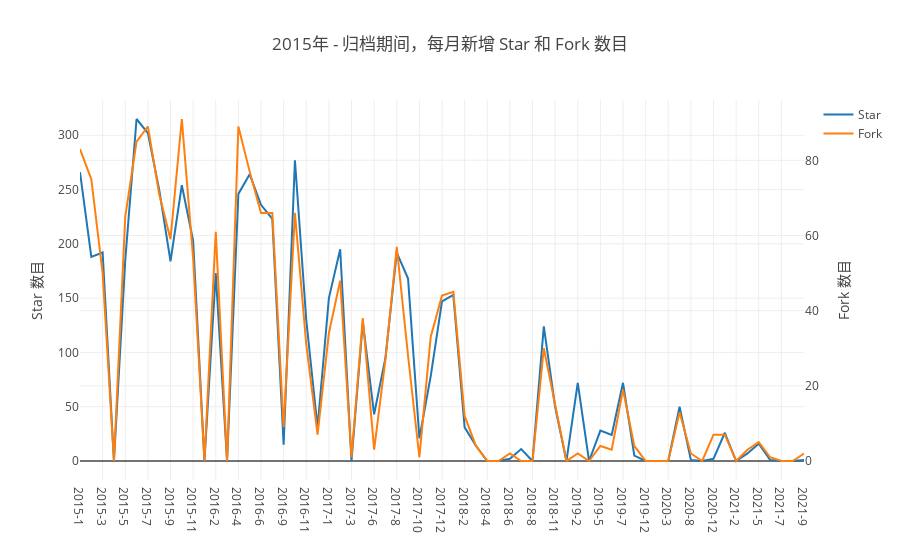

The notebook cell this image was saved under:
### Markdown cell above
## 1 每月新增 Star 和 Frok 的个数

### Code cell
Promise.all(years.map(y => {
    var q = `
    select t1.time as time1, t2.time as time2, stars, forks
    from 
    (select max(repo_stargazers_count)-min(repo_stargazers_count) as stars ,
    concat(toString(toYear(created_date)),'-',toString(toMonth(created_date))) as time
    from github_log.year${y} 
    where repo_id=${my_repo_id} and type in ('PullRequestEvent', 'PullRequestReviewCommentEvent')
    group by toYear(created_date),toMonth(created_date)
    order by toYear(created_date),toMonth(created_date)) t1
    
    FULL OUTER JOIN
    
    (select max(repo_forks_count)-min(repo_forks_count) as forks ,
    concat(toString(toYear(created_date)),'-',toString(toMonth(created_date))) as time
    from github_log.year${y} 
    where repo_id=${my_repo_id} and type in ('PullRequestEvent', 'PullRequestReviewCommentEvent')
    group by toYear(created_date),toMonth(created_date)
    order by toYear(created_date),toMonth(created_date)) t2
    
    ON t1.time=t2.time
    `
    return openDigger.driver.clickhouse.query(q);
})).then(data => {
    var stars = [], forks=[], time = [], tt = [];
    data.forEach(d => {
        d.forEach(dd => {
            stars.push(parseInt(dd.stars));
            forks.push(parseInt(dd.forks));
            if (dd.time1!='') {
                time.push(dd.time1);
                tt.push({'时间':dd.time1, '新增 Star 数':parseInt(dd.stars), '新增 Fork 数':parseInt(dd.forks)});
            }
            else {
                time.push(dd.time2);
                tt.push({'时间':dd.time2, '新增 Star 数':parseInt(dd.stars), '新增 Fork 数':parseInt(dd.forks)});
            }
        });
    });
    // openDigger.render.plotly(
    //     [{x: time, y: stars, type:'bar', name:'Star'}, {x: time, y: forks, type:'bar', name:'Fork'}], {
    //     title: '2015年 - 归档期间，每月新增 Star 和 Fork 数目',
    //     xaxis: {type: 'category'}
    // });
    openDigger.render.plotly([
        {x: time, y: stars, mode:'scatter', name:'Star'}, 
        {x: time, y: forks, mode:'scatter', name:'Fork',yaxis: 'y2'}
    ], {
        title: '2015年 - 归档期间，每月新增 Star 和 Fork 数目',
        yaxis: { title: 'Star 数目'},
        yaxis2: { overlaying: 'y', side: 'right', anchor: 'x', title: 'Fork 数目'},
        xaxis: {type: 'category'}
    });
    console.table(tt);
});

### Figure 1 — Plotly figure (JSON) as saved in the notebook; plotly's stock layout.template omitted (floating-point values rounded to 4 significant figures)
{"data": [{"mode": "scatter", "name": "Star", "x": ["2015-1", "2015-2", "2015-3", "2015-4", "2015-5", "2015-6", "2015-7", "2015-8", "2015-9", "2015-10", "2015-11", "2016-1", "2016-2", "2016-3", "2016-4", "2016-5", "2016-6", "2016-7", "2016-9", "2016-10", "2016-11", "2016-12", "2017-1", "2017-2", "2017-3", "2017-5", "2017-6", "2017-7", "2017-8", "2017-9", "2017-10", "2017-11", "2017-12", "2018-1", "2018-2", "2018-3", "2018-4", "2018-5", "2018-6", "2018-7", "2018-8", "2018-10", "2018-11", "2019-1", "2019-2", "2019-4", "2019-5", "2019-6", "2019-7", "2019-8", "2019-12", "2020-2", "2020-3", "2020-4", "2020-8", "2020-9", "2020-12", "2021-1", "2021-2", "2021-4", "2021-5", "2021-6", "2021-7", "2021-8", "2021-9"], "y": [266, 188, 192, 0, 185, 315, 302, 250, 184, 254, 203, 0, 173, 0, 246, 264, 236, 223, 15, 277, 130, 31, 150, 195, 0, 128, 43, 95, 192, 168, 21, 78, 147, 153, 31, 14, 0, 0, 2, 11, 0, 124, 50, 0, 72, 0, 28, 24, 72, 5, 0, 0, 0, 50, 1, 0, 2, 26, 0, 7, 16, 1, 0, 0, 1]}, {"mode": "scatter", "name": "Fork", "x": ["2015-1", "2015-2", "2015-3", "2015-4", "2015-5", "2015-6", "2015-7", "2015-8", "2015-9", "2015-10", "2015-11", "2016-1", "2016-2", "2016-3", "2016-4", "2016-5", "2016-6", "2016-7", "2016-9", "2016-10", "2016-11", "2016-12", "2017-1", "2017-2", "2017-3", "2017-5", "2017-6", "2017-7", "2017-8", "2017-9", "2017-10", "2017-11", "2017-12", "2018-1", "2018-2", "2018-3", "2018-4", "2018-5", "2018-6", "2018-7", "2018-8", "2018-10", "2018-11", "2019-1", "2019-2", "2019-4", "2019-5", "2019-6", "2019-7", "2019-8", "2019-12", "2020-2", "2020-3", "2020-4", "2020-8", "2020-9", "2020-12", "2021-1", "2021-2", "2021-4", "2021-5", "2021-6", "2021-7", "2021-8", "2021-9"], "y": [83, 75, 50, 0, 65, 85, 89, 71, 59, 91, 54, 0, 61, 0, 89, 77, 66, 66, 9, 66, 31, 7, 34, 48, 1, 38, 3, 27, 57, 28, 1, 33, 44, 45, 12, 4, 0, 0, 2, 0, 0, 30, 15, 0, 2, 0, 4, 3, 19, 4, 0, 0, 0, 13, 2, 0, 7, 7, 0, 3, 5, 1, 0, 0, 2], "yaxis": "y2"}], "layout": {"autosize": true, "title": {"text": "2015年 - 归档期间，每月新增 Star 和 Fork 数目"}, "xaxis": {"autorange": true, "range": [0, 64], "type": "category"}, "yaxis": {"autorange": true, "range": [-17.5, 332.5], "title": {"text": "Star 数目"}, "type": "linear"}, "yaxis2": {"anchor": "x", "autorange": true, "overlaying": "y", "range": [-5.056, 96.06], "side": "right", "title": {"text": "Fork 数目"}, "type": "linear"}}}
